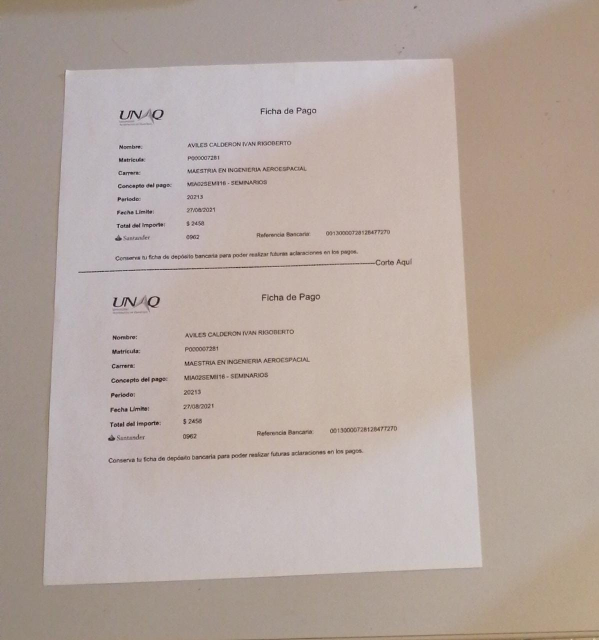
//> input picture Resources/paper2.jpeg, 1198 x 1280 px (shown at 1/2 size)
$ ./Proyecto2   (built with g++ and OpenCV 4)
//> lines starting //> are read from the running program, lines starting //| are printed output that depends on the picture; after the words box and inside, x2 and y2 are one past the last pixel; in counts of white or black regions, pixels touching at a corner belong together
#include <opencv2/imgcodecs.hpp>
#include <opencv2/highgui.hpp>
#include <opencv2/imgproc.hpp>
#include <iostream>

using namespace cv;
using namespace std;

/////////////// Project 2 – Document Scanner //////////////////////

Mat imgOriginal, imgGray, imgBlur, imgCanny, imgThre, imgDil, imgWarp;
vector<Point> initialPoints, docPoints;
float w = 420, h = 596;

Mat preProcessing(Mat img)
{
	cvtColor(img, imgGray, COLOR_BGR2GRAY);
	GaussianBlur(imgGray, imgBlur, Size(3, 3), 3, 0);
	Canny(imgBlur, imgCanny, 25, 75);
	Mat kernel = getStructuringElement(MORPH_RECT, Size(3, 3));
	dilate(imgCanny, imgDil, kernel);

	return imgDil;
}

vector<Point> getContours(Mat image) {

	vector<vector<Point>> contours;
	vector<Vec4i> hierarchy;

	findContours(image, contours, hierarchy, RETR_EXTERNAL, CHAIN_APPROX_SIMPLE);
	//drawContours(img, contours, -1, Scalar(255, 0, 255), 2);
	vector<vector<Point>> conPoly(contours.size());
	vector<Rect> boundRect(contours.size());

	vector<Point> biggest;
	int maxArea = 0;

	for (int i = 0; i < contours.size(); i++)
	{
		int area = contourArea(contours[i]);
		//cout << area << endl;

		if (area > 1000)
		{
			float peri = arcLength(contours[i], true);
			approxPolyDP(contours[i], conPoly[i], 0.02 * peri, true);

			if (area > maxArea && conPoly[i].size() == 4) {

				//drawContours(imgOriginal, conPoly, i, Scalar(255, 0, 255), 5);
				biggest = { conPoly[i][0],conPoly[i][1] ,conPoly[i][2] ,conPoly[i][3] };
				maxArea = area;
			}
			//drawContours(imgOriginal, conPoly, i, Scalar(255, 0, 255), 2);
			//rectangle(imgOriginal, boundRect[i].tl(), boundRect[i].br(), Scalar(0, 255, 0), 5);
		}
	}
	return biggest;
}

void drawPoints(vector<Point> points, Scalar color)
{
	for (int i = 0; i < points.size(); i++)
	{
		circle(imgOriginal, points[i], 10, color, FILLED);
		putText(imgOriginal, to_string(i), points[i], FONT_HERSHEY_PLAIN, 5, color, 5);
	}
}

vector<Point> reorder(vector<Point> points)
{
	vector<Point> newPoints;
	vector<int> sumPoints, subPoints;

	for (int i = 0; i < 4; i++)
	{
		sumPoints.push_back(points[i].x + points[i].y);
		subPoints.push_back(points[i].x - points[i].y);
	}

	newPoints.push_back(points[min_element(sumPoints.begin(), sumPoints.end()) - sumPoints.begin()]); //0
	newPoints.push_back(points[max_element(subPoints.begin(), subPoints.end()) - subPoints.begin()]); //1
	newPoints.push_back(points[min_element(subPoints.begin(), subPoints.end()) - subPoints.begin()]); //2
	newPoints.push_back(points[max_element(sumPoints.begin(), sumPoints.end()) - sumPoints.begin()]); //3

	return newPoints;
}

Mat getWarp(Mat img, vector<Point> points, float w, float h)
{
	Point2f src[4] = { points[0],points[1],points[2],points[3] };
	Point2f dst[4] = { {0.0f,0.0f},{w,0.0f},{0.0f,h},{w,h} };

	Mat matrix = getPerspectiveTransform(src, dst);
	warpPerspective(img, imgWarp, matrix, Point(w, h));

	return imgWarp;
}

void main() {

	string path = "Resources/paper2.jpeg";
	imgOriginal = imread(path);
//> imgOriginal is the input picture: 1280 rows x 1198 cols, CV_8UC3; mean B, G, R 159.5, 166.9, 181.5
	resize(imgOriginal, imgOriginal, Size(), 0.5, 0.5);
//> imgOriginal: 640 rows x 599 cols, CV_8UC3

	// Preprocessing – Step 1
	imgThre = preProcessing(imgOriginal);
//> in preProcessing, `cvtColor(img, imgGray, COLOR_BGR2GRAY);`:
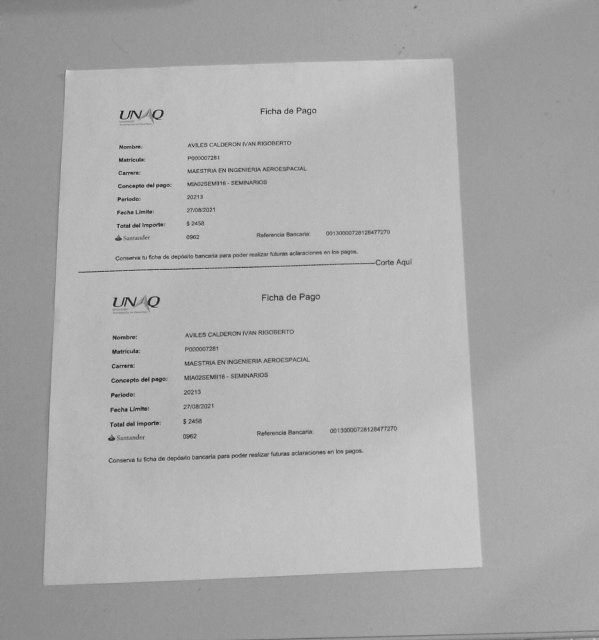
//> imgGray: 640 rows x 599 cols, CV_8UC1; min 25, max 218, mean 170.6
//> in preProcessing, `Canny(imgBlur, imgCanny, 25, 75);`:
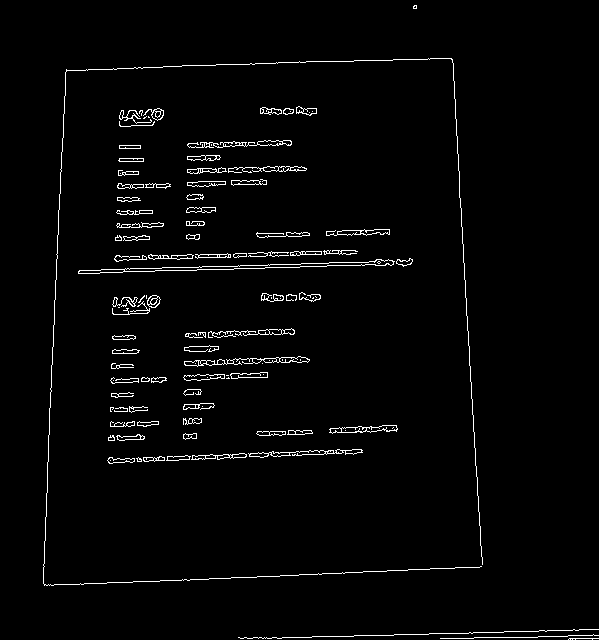
//> imgCanny: 640 rows x 599 cols, CV_8UC1; 2.3% white in thin lines or dots
//> in preProcessing, `dilate(imgCanny, imgDil, kernel);`:
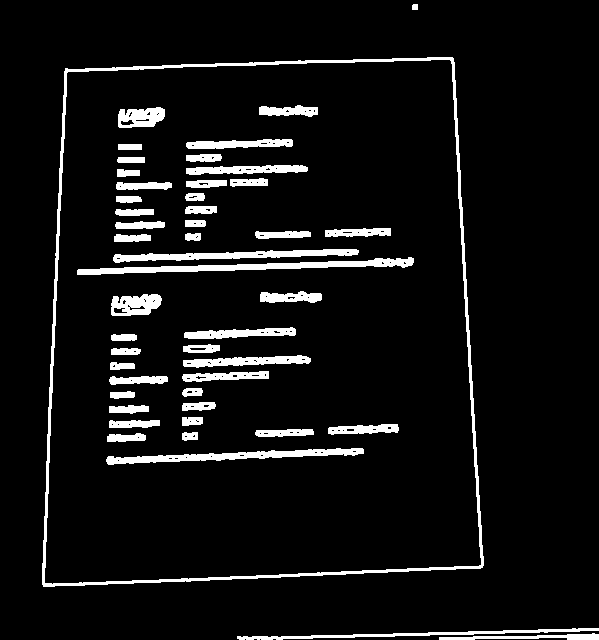
//> imgDil: 640 rows x 599 cols, CV_8UC1; 7.1% white; 48 white regions

	// Get Contours – Biggest – Step 2
	initialPoints = getContours(imgThre);
//> in getContours, `findContours(image, contours, hierarchy, RETR_EXTERNAL, CHAIN_APPROX_S..`: contours = 4 contours; box (x1, y1, x2, y2) and area: (42, 57, 484, 587) 213695, (237, 628, 599, 640) 774, (439, 633, 599, 640) 419, (412, 4, 418, 10) 24
//> in getContours, `vector<vector<Point>> conPoly(contours.size());`: conPoly = 4 empty contours
//> the loop in getContours, `for (int i = 0; i < contours.size(); i++)` made 4 passes
//> (area, peri, biggest, maxArea) on pass 3: (213695, 1894.6, 4 Points (x, y): [452, 57], [65, 68], [43, 586], [482, 567], 213695)
//> area on passes 1, 2, 4: 419, 774, 24
//> after the loop in getContours, `for (int i = 0; i < contours.size(); i++)`: maxArea = 213695
//> initialPoints = 4 Points (x, y): [452, 57], [65, 68], [43, 586], [482, 567]
	//drawPoints(initialPoints, Scalar(0, 0, 255)); //Puntos desordenados
	docPoints = reorder(initialPoints);
//> in reorder, `newPoints.push_back(points[min_element(sumPoints.begin(), sumPoints.en..`: newPoints = 1 Point (x, y): [65, 68]
//> in reorder, `newPoints.push_back(points[max_element(subPoints.begin(), subPoints.en..`: newPoints = 2 Points (x, y): [65, 68], [452, 57]
//> in reorder, `newPoints.push_back(points[min_element(subPoints.begin(), subPoints.en..`: newPoints = 3 Points (x, y): [65, 68], [452, 57], [43, 586]
//> in reorder, `newPoints.push_back(points[max_element(sumPoints.begin(), sumPoints.en..`: newPoints = 4 Points (x, y): [65, 68], [452, 57], [43, 586], [482, 567]
//> docPoints has the same summary as newPoints in reorder
	drawPoints(docPoints, Scalar(0, 255, 0));
//> the loop in drawPoints, `for (int i = 0; i < points.size(); i++)` made 4 passes
//> pass 1, in drawPoints, `putText(imgOriginal, to_string(i), points[i], FONT_HERSHEY_PLAIN, 5, c..`:
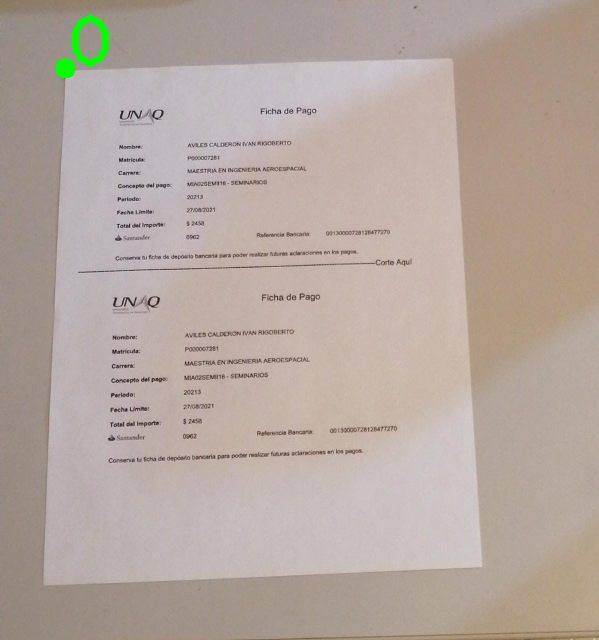
//> imgOriginal: 640 rows x 599 cols, CV_8UC3; mean B, G, R 159.2, 167.4, 181.2
//> pass 3, in drawPoints, `putText(imgOriginal, to_string(i), points[i], FONT_HERSHEY_PLAIN, 5, c..`:
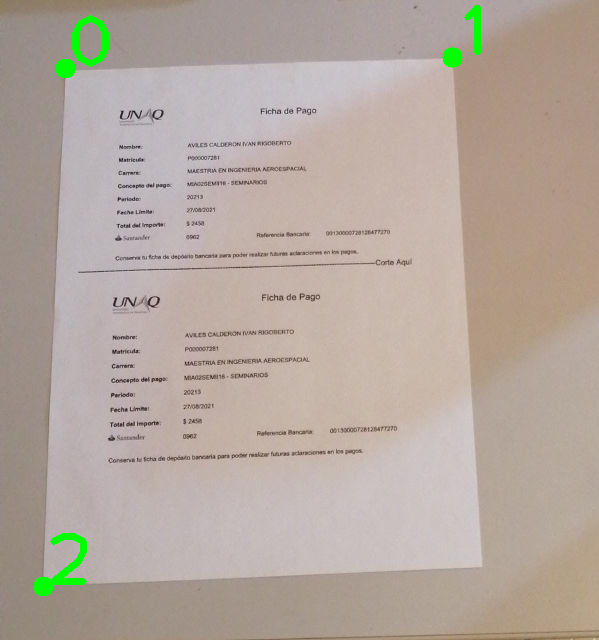
//> imgOriginal: 640 rows x 599 cols, CV_8UC3; mean B, G, R 158.5, 167.8, 180.4
//> after the loop in drawPoints, `for (int i = 0; i < points.size(); i++)`:
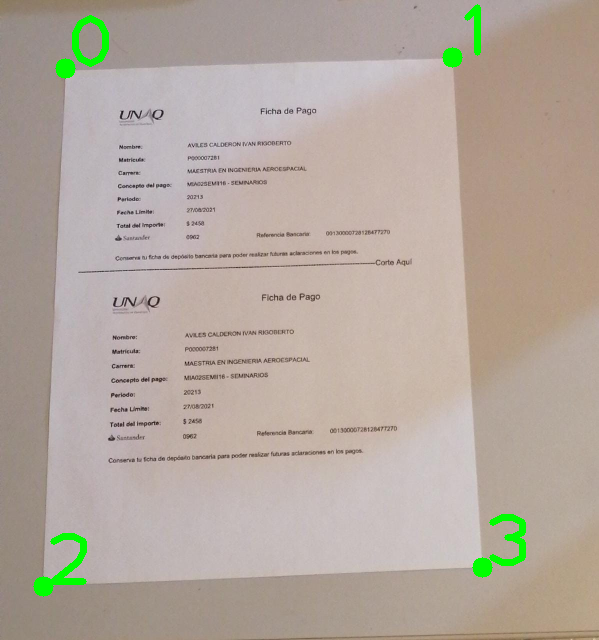
//> imgOriginal: 640 rows x 599 cols, CV_8UC3; 0.29% of pixels changed, all inside (x1, y1, x2, y2) = (472, 514, 526, 578)

	imgWarp = getWarp(imgOriginal, docPoints, w, h);
//> in getWarp, `Point2f src[4] = { points[0],points[1],points[2],points[3] };`: src has the same summary as newPoints in reorder
//> in getWarp, `Mat matrix = getPerspectiveTransform(src, dst);`: matrix = [[1.09, 0.0464, -74.16], [0.0378, 1.33, -92.87], [-2.17e-05, 0.000265, 1]]
//> in getWarp, `warpPerspective(img, imgWarp, matrix, Point(w, h));`:
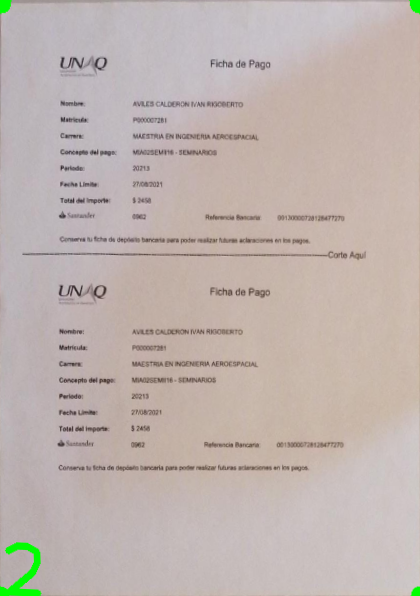
//> imgWarp: 596 rows x 420 cols, CV_8UC3; mean B, G, R 174.7, 179.4, 191.4

	imshow("Image", imgOriginal);
	//imshow("Image Dilation", imgThre);
	imshow("Image Warp", imgWarp);
	waitKey(0);

}
